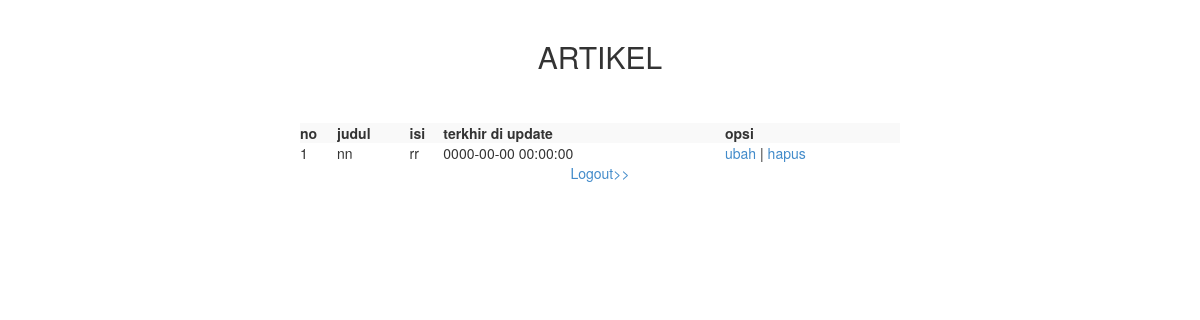
Page /log.php on the earlier database version.
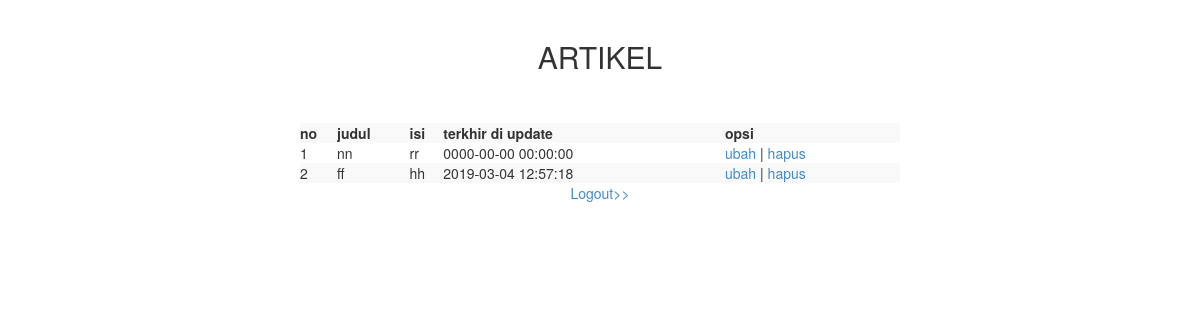
Same page on the later database version.
### tables this page shows
CREATE TABLE `blog` (
  `id` int(11) NOT NULL,
  `judul` varchar(200) NOT NULL,
  `isi` text NOT NULL,
  `waktu` timestamp NOT NULL DEFAULT CURRENT_TIMESTAMP ON UPDATE CURRENT_TIMESTAMP
);

### koneksi.php (called while the page is built, shortened)
<?php
	$conn = mysqli_connect("localhost","root","","ndy");
	function query ($query){
		global $conn;
		$result = mysqli_query ($conn,$query);
		$rows = [];
		while ($mhs = mysqli_fetch_assoc($result)) {
			$rows[]=$mhs;
		}
		return $rows;
	}
 ?>

### log.php (the view, shortened to what this page needs)
<?php
require 'koneksi.php';
  $tampil = query ("SELECT * FROM blog");
 ?>
<!DOCTYPE html>
<html>
<head>
   <link rel="stylesheet" type="text/css" href="style1.css">
</head>
<body>
<center>
  <br>
    <h2>ARTIKEL</h2>
  <br><br>
   <table class="table-striped"  cellpadding="10" cellspacing="0" width="50%">
  <tr>
    <th>no</th>
    <th>judul</th>
    <th>isi</th>
    <th>terkhir di update</th>
    <th>opsi</th>
  </tr>
<?php $i=1; ?>
<?php foreach ($tampil as $x ) :   ?>
  <tr>
    <td><?= $i; ?></td>
    <td><?= $x["judul"] ?></td>
    <td><?= $x["isi"];  ?></td>
    <td><?= $x["waktu"];  ?></td>
    <td>
      <a href="register.php">ubah</a> | <a href="register.php">hapus</a>
    </td>
  </tr>
<?php $i++; ?>
<?php endforeach; ?>
</table>
<a href="logout.php">Logout>></a>
</center>
  </body>
</html>

Differences in the rows shown:
added blog: judul "ff", isi "hh", waktu "2019-03-04 12:57:18"
